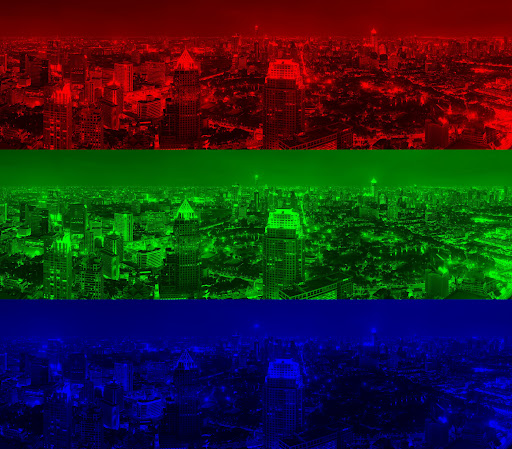
#> input picture assets/rgb.jpg, 512 x 449 px, found by its file name
$ python separacao_de_canais.py
#> lines starting #> are read from the running program, lines starting #| are printed output that depends on the picture
import numpy as np
import cv2

def main():
    image = cv2.imread('/home/pedro/Cloud/github/IFPI-visao-computacional/assets/rgb.jpg', 1)
#> image is the input picture: shape (449, 512, 3); mean B, G, R 35.4, 34.6, 36.1
    chanels = cv2.split(image)
    cv2.imwrite('/home/pedro/Cloud/github/IFPI-visao-computacional/Atividades/atividade-5/results/ch-blue.jpg', chanels[0])
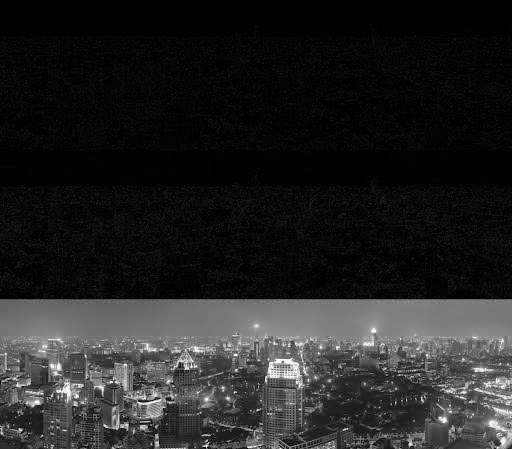
#> saved as ch-blue.jpg: shape (449, 512); min 0, max 255, mean 35.4
    cv2.imwrite('/home/pedro/Cloud/github/IFPI-visao-computacional/Atividades/atividade-5/results/ch-green.jpg', chanels[1])
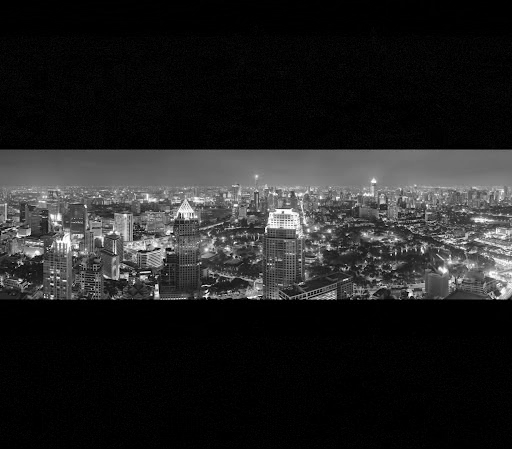
#> saved as ch-green.jpg: shape (449, 512); min 0, max 255, mean 34.6
    cv2.imwrite('/home/pedro/Cloud/github/IFPI-visao-computacional/Atividades/atividade-5/results/ch-red.jpg', chanels[2])
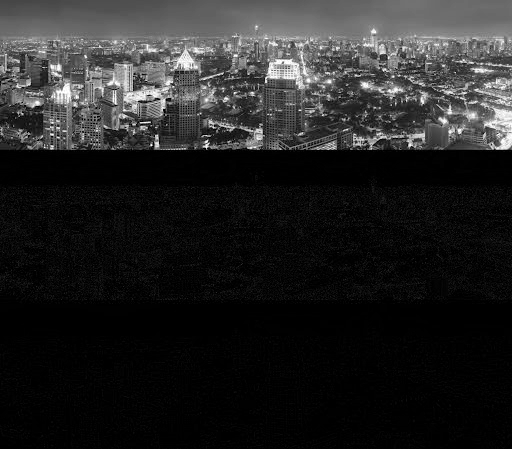
#> saved as ch-red.jpg: shape (449, 512); min 0, max 255, mean 36.1
    cv2.destroyAllWindows()


if __name__ == '__main__':
    main()
